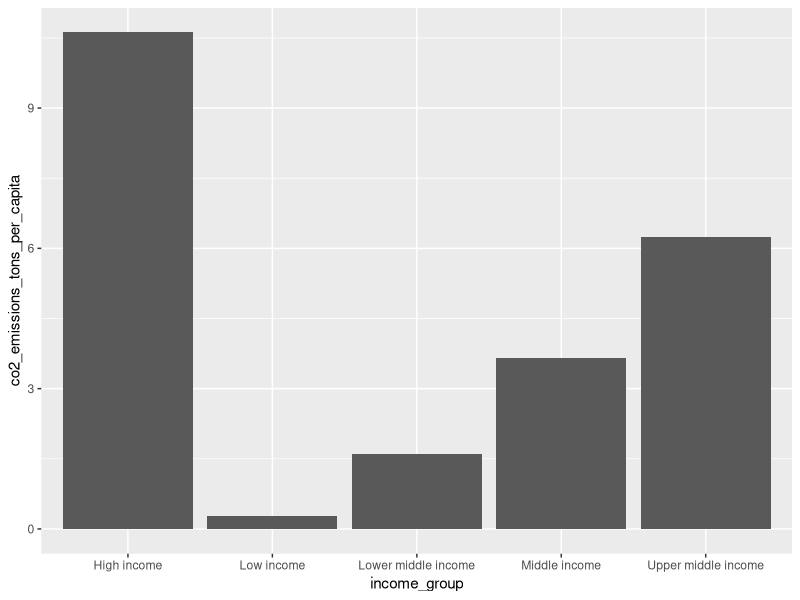

Write R code to recreate this figure.
library(tidyverse)

world_bank_income <- read_csv("data/world_bank_income.csv")

world_bank_income %>% 
  filter(year == 2014) %>% 
  ggplot(aes(x = income_group,
             y = co2_emissions_tons_per_capita)) +
  geom_col()


# Reorder with factors ----------------------------------------------------


# Reorder with the reorder function ---------------------------------------


# Reorder with the fct_reorder function -----------------------------------
